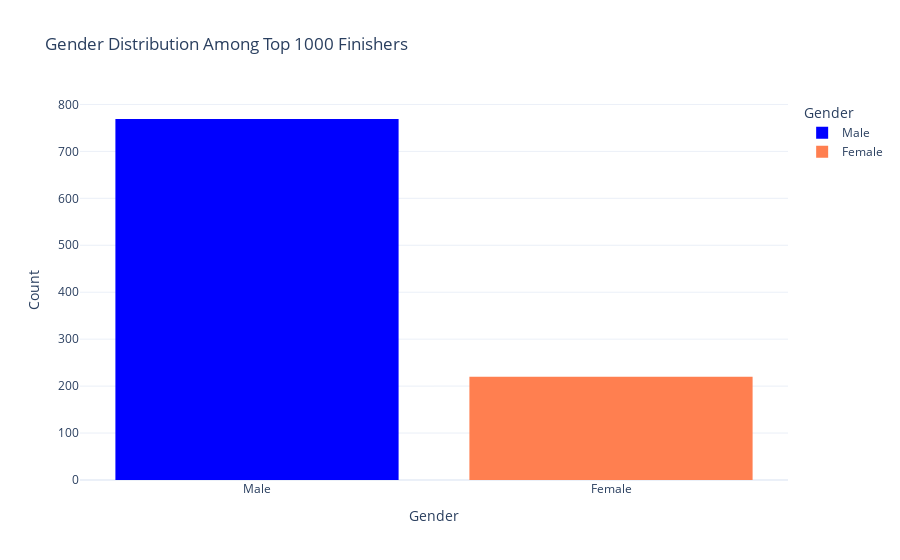

Notebook code cell kept with this figure:
### Code cell
# Filter the data
df_filtered = df[df['Gender'].isin(['Male', 'Female'])]

# Create an interactive countplot using Plotly Express
fig = px.histogram(df_filtered, 
                   x='Gender', 
                   color='Gender', 
                   category_orders={'Gender': ['Male', 'Female']},
                   color_discrete_map={'Male': 'blue', 'Female': 'coral'},
                   title='Gender Distribution Among Top 1000 Finishers',
                   labels={'Gender': 'Gender'},
                   histfunc='count')

# Customize layout
fig.update_layout(
    xaxis_title='Gender',
    yaxis_title='Count',
    template='plotly_white'
)

# Show the figure
fig.show()

### Figure 1 — Plotly figure (JSON) as saved in the notebook; plotly's stock layout.template omitted (floating-point values rounded to 4 significant figures; data arrays with more than 128 entries replaced by an {"elided": "..."} marker saying what was removed)
{"data": [{"bingroup": "x", "histfunc": "count", "hovertemplate": "Gender=%{x}<br>count=%{y}<extra></extra>", "legendgroup": "Male", "marker": {"color": "blue", "pattern": {"shape": ""}}, "name": "Male", "orientation": "v", "showlegend": true, "type": "histogram", "x": {"elided": "769 str values"}, "xaxis": "x", "yaxis": "y"}, {"bingroup": "x", "histfunc": "count", "hovertemplate": "Gender=%{x}<br>count=%{y}<extra></extra>", "legendgroup": "Female", "marker": {"color": "coral", "pattern": {"shape": ""}}, "name": "Female", "orientation": "v", "showlegend": true, "type": "histogram", "x": {"elided": "220 str values"}, "xaxis": "x", "yaxis": "y"}], "layout": {"barmode": "relative", "legend": {"title": {"text": "Gender"}, "tracegroupgap": 0}, "title": {"text": "Gender Distribution Among Top 1000 Finishers"}, "xaxis": {"anchor": "y", "categoryarray": ["Male", "Female"], "categoryorder": "array", "domain": [0, 1], "title": {"text": "Gender"}}, "yaxis": {"anchor": "x", "domain": [0, 1], "title": {"text": "Count"}}}}
